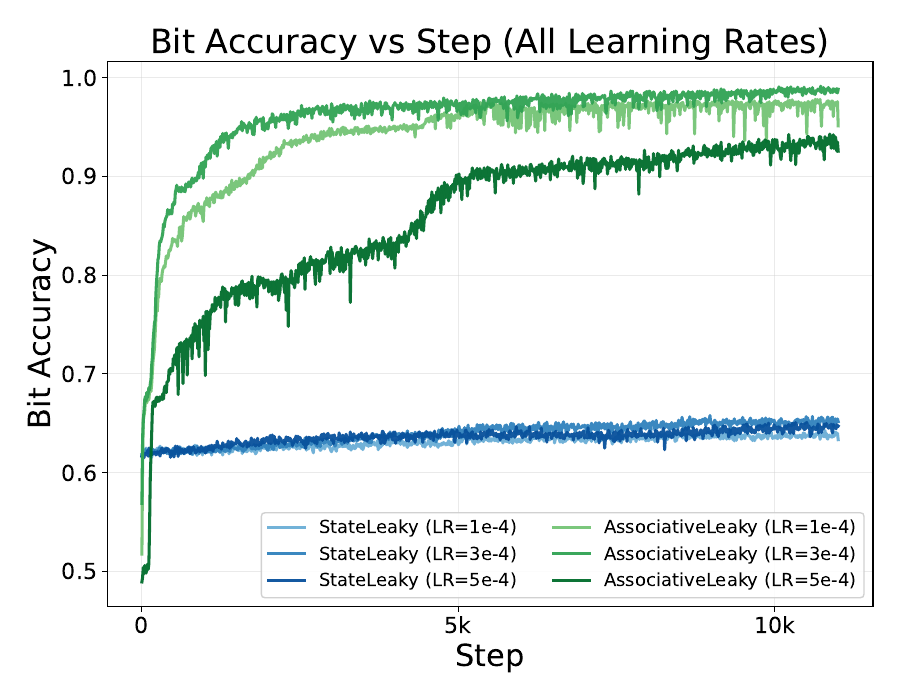

Generate this figure with Python:
import pandas as pd
import matplotlib.pyplot as plt
import matplotlib.colors as mcolors

# ================================
# Load + sort data
# ================================
csv_path = (
    "presentation/gen2-ntm/wandb_export_2025-11-23T03_09_27.976-08_00.csv"
)
df = pd.read_csv(csv_path)

df = df.sort_values("Step").reset_index(drop=True)

# Column groups
models = {
    "stateleaky": ["1e-4", "3e-4", "5e-4"],
    "gen2-assoc-eval": ["1e-4", "3e-4", "5e-4"],
}

# Line colors
state_colors = {
    "1e-4": "#6baed6",
    "3e-4": "#3182bd",
    "5e-4": "#08519c",
}

gen2_colors = {
    "1e-4": "#74c476",
    "3e-4": "#31a354",
    "5e-4": "#006d2c",
}

# ================================
# Matplotlib styling (IEEE-like)
# ================================
plt.rcParams.update(
    {
        "font.size": 18,
        "axes.titlesize": 24,
        "axes.labelsize": 22,
        "xtick.labelsize": 16,
        "ytick.labelsize": 16,
        "legend.fontsize": 13,
        "axes.facecolor": "white",
        "figure.facecolor": "white",
    }
)

fig, ax = plt.subplots(figsize=(9, 7), dpi=200)

# ================================
# Plot curves with visible shading
# ================================
for model, lrs in models.items():
    for lr in lrs:

        base = f"{model}-{lr} - eval_bit_acc"

        steps = df["Step"].values
        main = df[base].values
        lo = df[f"{base}__MIN"].values
        hi = df[f"{base}__MAX"].values

        # Choose color sets
        if model == "stateleaky":
            line_color = state_colors[lr]
            label = f"StateLeaky (LR={lr})"
        else:
            line_color = gen2_colors[lr]
            label = f"AssociativeLeaky (LR={lr})"

        # Convert line color to RGBA for shading
        rgba = list(mcolors.to_rgba(line_color))
        rgba[3] = 0.28  # strong but clean visibility

        # Shaded band (behind line)
        ax.fill_between(steps, lo, hi, color=rgba, linewidth=0, zorder=1)

        # Main line
        ax.plot(
            steps,
            main,
            color=line_color,
            linewidth=2.2,
            alpha=0.95,
            label=label,
            zorder=3,
        )

# ================================
# Axes formatting
# ================================
ax.set_xlabel("Step")
ax.set_ylabel("Bit Accuracy")
ax.set_title("Bit Accuracy vs Step (All Learning Rates)")

# Manual x-axis ticks (from your example)
xticks = [0, 5000, 10000]
ax.set_xticks(xticks)
ax.set_xticklabels(["0", "5k", "10k"])

ax.grid(True, color="#cccccc", alpha=0.4, linewidth=0.8)

# Legend formatting
leg = ax.legend(frameon=True, ncol=2)
leg.get_frame().set_facecolor("white")
leg.get_frame().set_edgecolor("#cccccc")
leg.get_frame().set_alpha(0.90)

plt.tight_layout()
plt.savefig("presentation/gen2-ntm/main.pdf")
print("Saved: presentation/gen2-ntm/main.pdf")
